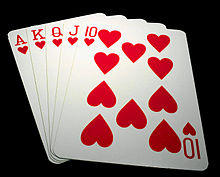
#> input picture prac5/cartas.jpg, 220 x 177 px
$ python prac5b.py   (older library calls are emulated)
#> lines starting #> are read from the running program, lines starting #| are printed output that depends on the picture; after the words box and inside, x2 and y2 are one past the last pixel; in counts of white or black regions, pixels touching at a corner belong together
import cv2
import numpy as np
import matplotlib.pyplot as plt
from scipy.signal import find_peaks


# =========================
# Utilidades de visualización (DRY)
# =========================
def show_image(img, title='', cmap='gray', size=(5, 5)):
    plt.figure(figsize=size)
    plt.imshow(img, cmap=cmap)
    plt.title(title)
    plt.axis('off')
    plt.show()


def show_histogram(img):
    plt.figure(figsize=(8, 4))
    plt.hist(img.ravel(), bins=256, range=[0, 256])
    plt.title('Histograma')
    plt.xlabel('Intensidad')
    plt.ylabel('Frecuencia')
    plt.show()


# =========================
# Preprocesamiento
# =========================
def load_image(path):
#> called with path = 'cartas.jpg'
    image = cv2.imread(path)
#> image is the input picture: shape (177, 220, 3); mean B, G, R 103.2, 104, 128.7
    if image is None:
        raise FileNotFoundError(f"No se pudo cargar la imagen: {path}")
    return image


def to_gray(image):
    return cv2.cvtColor(image, cv2.COLOR_BGR2GRAY)
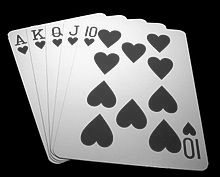
#> returned value: shape (177, 220); min 0, max 255, mean 111.3


def gaussian_blur(gray, ksize=(5, 5)):
    return cv2.GaussianBlur(gray, ksize, 0)


# =========================
# Métodos de umbralización
# =========================
def threshold_fixed(img, t=127):
    _, binary = cv2.threshold(img, t, 255, cv2.THRESH_BINARY)
    return binary


def threshold_otsu(img):
    _, otsu = cv2.threshold(img, 0, 255, cv2.THRESH_BINARY + cv2.THRESH_OTSU)
    return otsu


# [44 lines left out: functions kapur_entropy_threshold, threshold_kapur, threshold_histogram_minimum, not called in this run]


def threshold_mean(gray):
    t = np.mean(gray)
    return (gray >= t).astype(np.uint8) * 255, t


def multi_threshold(gray, T1=28, T2=100):
    img = np.zeros_like(gray)
    img[gray < T1] = 255
    img[(gray >= T1) & (gray < T2)] = 127
    img[gray >= T2] = 255
    return img


# [4 lines left out: function band_threshold, not called in this run]


# =========================
# Ecualizaciones y transformaciones
# =========================
def equalizations(gray):
    return {
        "Rayleigh": np.uint8(255 * np.sqrt(gray / 255))
    }
    """
    return {
        "Uniforme": cv2.equalizeHist(gray),
        "Exponencial": np.uint8(255 * (1 - np.exp(-gray / 255))),
        "Rayleigh": np.uint8(255 * np.sqrt(gray / 255)),
        "Hipercubica": np.uint8(255 * (gray / 255) ** 4),
        "Logaritmica": np.uint8(255 * np.log1p(gray) / np.log1p(255)),
        "Potencia": np.uint8(255 * (gray / 255) ** 2),
    }
    """


def gamma_correction(gray, gamma=1.5):
    img = np.power(gray / 255.0, gamma) * 255
    return np.uint8(img)

def invert_image(gray):
    """Invierte intensidades: I' = 255 - I"""
    return 255 - gray

def max_filter(gray, ksize=3):
    """
    Filtro de máximos (dilatación en grises)
    """
    kernel = np.ones((ksize, ksize), np.uint8)
    return cv2.dilate(gray, kernel)


# [6 lines left out: function min_filter, not called in this run]

def mask(original_bgr, mask_binary):
    """
    Aplica una máscara binaria (0/255) a la imagen original en BGR.
    Conserva solo las zonas donde la máscara es blanca.
    """
    if len(mask_binary.shape) != 2:
        raise ValueError("La máscara debe ser de un solo canal (binaria en grises)")

    # Asegurar que la máscara sea 0/255 uint8
    mask = (mask_binary > 0).astype(np.uint8) * 255

    # Aplicar máscara
    result = cv2.bitwise_and(original_bgr, original_bgr, mask=mask)
    return result

def sobel_edges(gray, ksize=3):
    """
    Detecta bordes usando Sobel en X y Y y devuelve la magnitud del gradiente.
    """
    # Gradientes
    gx = cv2.Sobel(gray, cv2.CV_64F, 1, 0, ksize=ksize)
    gy = cv2.Sobel(gray, cv2.CV_64F, 0, 1, ksize=ksize)

    # Magnitud del gradiente
    mag = np.sqrt(gx**2 + gy**2)

    # Normalizar a 0-255
    mag = np.uint8(255 * mag / np.max(mag))
    return mag

def detect_objects_from_mask(mask_binary, min_area=50, draw_labels=True):
    """
    Detecta objetos (contornos externos) a partir de una máscara binaria
    y devuelve una imagen en color con los contornos dibujados.

    Parámetros:
    - mask_binary: imagen binaria 0/255 (grises)
    - min_area: área mínima para considerar un objeto válido
    - draw_labels: si True, numera los objetos detectados

    Retorna:
    - image_bgr: imagen BGR con contornos y etiquetas
    - contours_filtrados: lista de contornos válidos
    """

    if len(mask_binary.shape) != 2:
        raise ValueError("La máscara debe ser binaria de un canal")

    # Convertir a BGR para dibujar en color
    image_bgr = cv2.cvtColor(mask_binary, cv2.COLOR_GRAY2BGR)

    # Encontrar contornos externos
    contours, _ = cv2.findContours(
        mask_binary,
        cv2.RETR_EXTERNAL,
        cv2.CHAIN_APPROX_SIMPLE
    )

    contours_filtrados = []
    obj_id = 1

    for contour in contours:
        area = cv2.contourArea(contour)
        if area < min_area:
            continue

        contours_filtrados.append(contour)

        # Dibujar contorno
        cv2.drawContours(image_bgr, [contour], -1, (0, 255, 0), 2)

        if draw_labels:
            # Centroide para numerar
            M = cv2.moments(contour)
            if M["m00"] != 0:
                cx = int(M["m10"] / M["m00"])
                cy = int(M["m01"] / M["m00"])
                cv2.putText(
                    image_bgr,
                    str(obj_id),
                    (cx, cy),
                    cv2.FONT_HERSHEY_SIMPLEX,
                    0.6,
                    (0, 0, 255),
                    2
                )
                obj_id += 1

    return image_bgr, contours_filtrados

# =========================
# Pipeline principal (SRP)
# =========================
def process_image(path):
    image = load_image(path)
    show_image(cv2.cvtColor(image, cv2.COLOR_BGR2RGB), 'Imagen original', cmap=None)

    gray = to_gray(image)
    """
    show_image(gray, 'Grises')
    show_histogram(gray)

    blur = gaussian_blur(gray)

    show_image(threshold_fixed(blur), 'Umbral Fijo')
    show_image(threshold_otsu(gray), 'Otsu')

    kapur_img, t_kapur = threshold_kapur(gray)
    show_image(kapur_img, f'Kapur (t={t_kapur})')

    min_img, t_min = threshold_histogram_minimum(gray)
    show_image(min_img, f'Mínimo Histograma (t={t_min})')

    mean_img, t_mean = threshold_mean(gray)
    show_image(mean_img, f'Media (t={t_mean:.2f})')
    """

    """
    show_image(multi_threshold(gray), 'Múltiples Umbrales')
    show_image(band_threshold(gray), 'Umbral Banda')

    """
    for name, img in equalizations(gray).items():
        show_image(img, f'Ecualización {name}')
        show_histogram(img)
        img = multi_threshold(img, 87, 155)
        show_image(img, 'Múltiples Umbrales + Rayleigh')
        img = max_filter(img)
        show_image(img, 'Filtro Máximos')
        img = invert_image(img)
        show_image(img, 'Imagen invertida')
        img = max_filter(img)
        #img = gaussian_blur(img)
        #img = threshold_fixed(img,140)
        show_image(img, 'Filtro Máximos')
        masc = img
        #img = max_filter(img)
        #img = max_filter(img)
        img = mask(image, img)
        img = cv2.cvtColor(img, cv2.COLOR_BGR2RGB)
        show_image(img, 'Mascara')
        show_image(cv2.cvtColor(image, cv2.COLOR_BGR2RGB), 'Imagen original', cmap=None)
        show_image(sobel_edges(to_gray(img)), 'Sobel')
        obj, cont = detect_objects_from_mask(masc, 10)
        show_image(obj,f'Se detectaron {len(cont)} objetos')
#> this loop made 1 pass
#> name on pass 1: 'Rayleigh'
#> pass 1, in show_histogram, `plt.show()`:
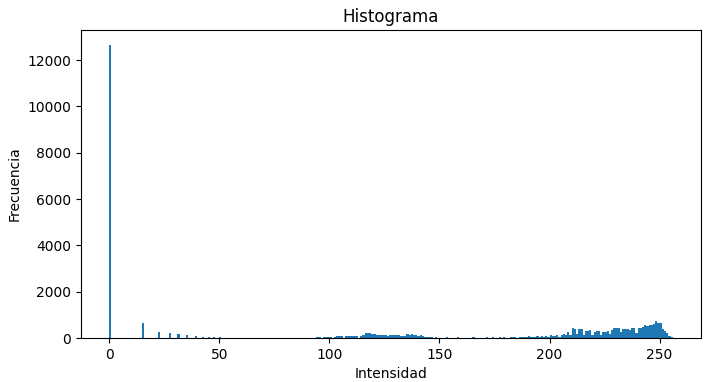
#> figure drawn by matplotlib, 1 panel; tallest bar 12665 high, from x = 0 to 1
#> pass 1, in process_image, `img = multi_threshold(img, 87, 155)`:
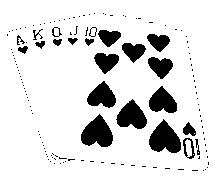
#> img: shape (177, 220); values 127 (black) and 255 (white), 86.4% white; 137 black regions (115 under 20 px), largest, box (x1, y1, x2, y2) and area: (149, 119, 181, 153) 700, (81, 114, 113, 147) 691, (116, 99, 147, 129) 585
#> pass 1, in process_image, `img = max_filter(img)`:
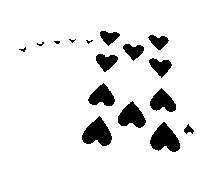
#> img: shape (177, 220); values 127 (black) and 255 (white), 90.9% white; 16 black regions (5 under 20 px), largest, box (x1, y1, x2, y2) and area: (150, 122, 180, 152) 563, (82, 116, 112, 146) 556, (118, 101, 146, 128) 463
#> pass 1, in show_image (call 9), `plt.show()`:
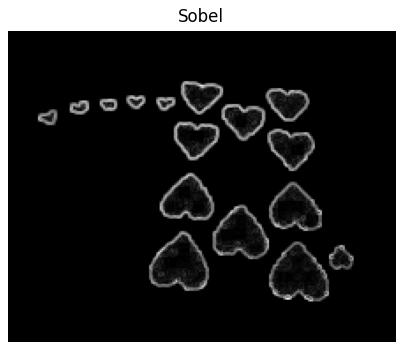
#> figure drawn by matplotlib, 1 panel
#> pass 1, in show_image (call 10), `plt.show()`:
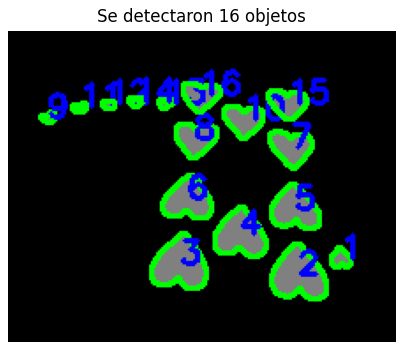
#> figure drawn by matplotlib, 1 panel; B, G, R data is drawn as R, G, B
#> after the loop:
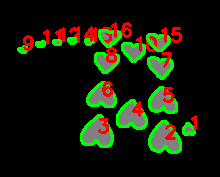
#> obj: shape (177, 220, 3); mean B, G, R 8, 27.2, 19.3

#    show_image(gamma_correction(gray), 'Corrección Gamma')

# =========================
# Ejecutar
# =========================
if __name__ == "__main__":
    process_image("cartas.jpg")
